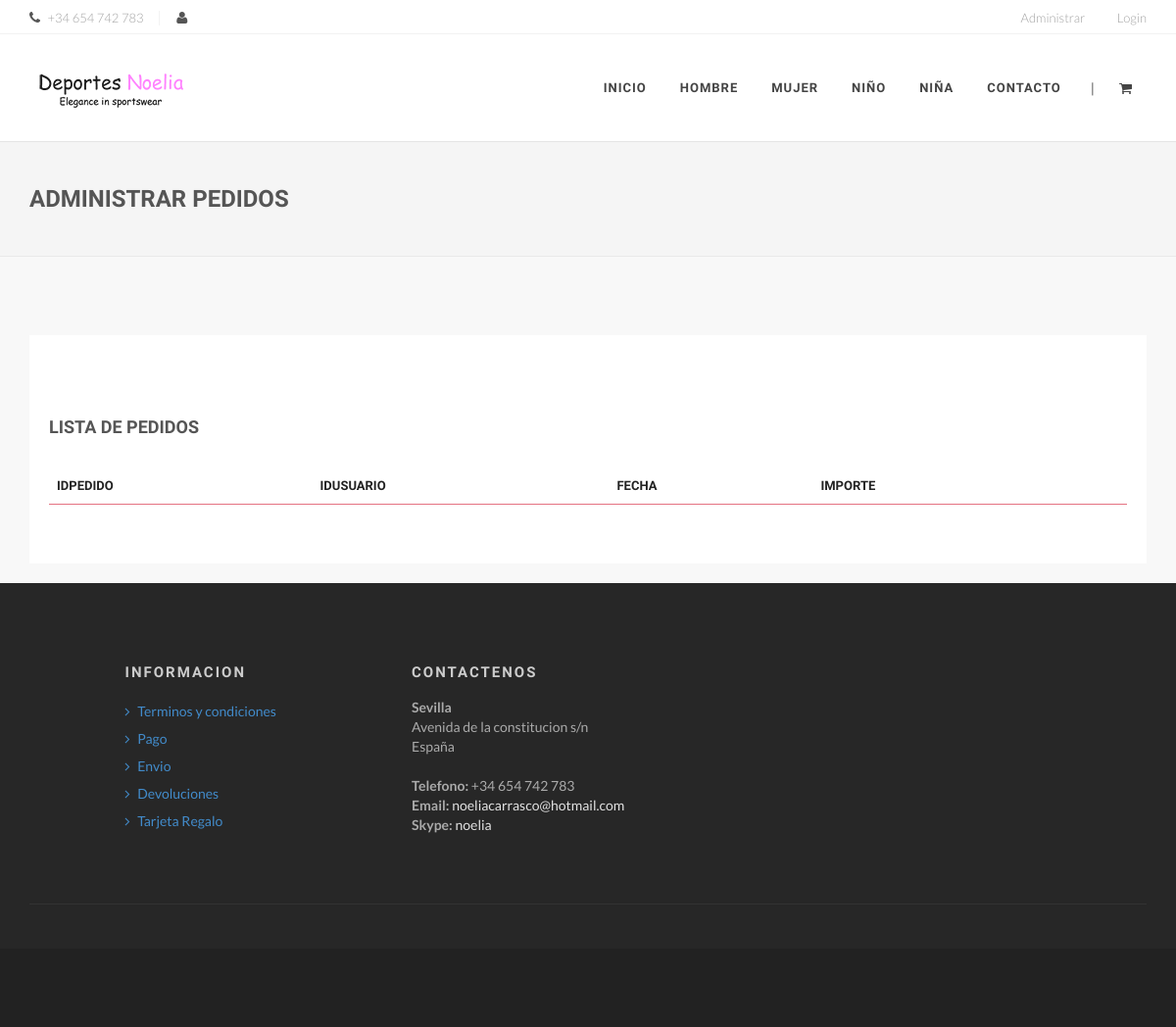
The page /administrarpedidos.php on the database as committed earlier.
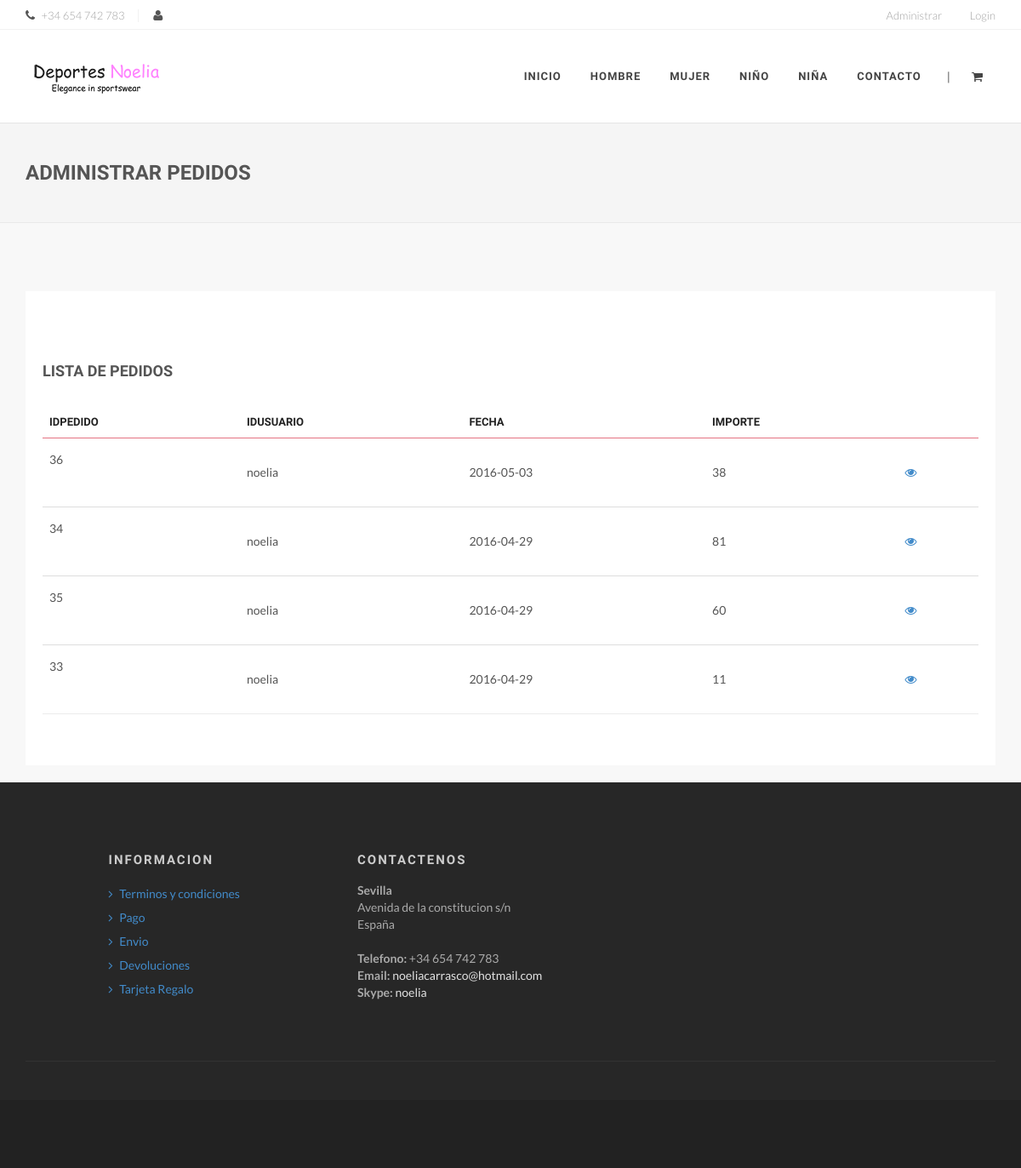
The same page on the database as committed later.
### tables this page shows
CREATE TABLE `pedidos` (
  `IDPEDIDO` int(11) NOT NULL,
  `FECHA_ALTA` date NOT NULL,
  `IDUSUARIO` int(11) NOT NULL
);

CREATE TABLE `usuarios` (
  `IDUSUARIO` int(11) NOT NULL,
  `NOMBRE` varchar(25) NOT NULL,
  `APELLIDO` varchar(25) NOT NULL,
  `ROL` int(11) NOT NULL,
  `TIPO` varchar(20) NOT NULL,
  `USUARIO` varchar(25) NOT NULL,
  `PASSWORD` varchar(90) NOT NULL
);

### administrarpedidos.php (the view, shortened to what this page needs)
<?PHP
include_once("./db_configuration.php");
    $connection = new mysqli($db_host, $db_user, $db_password, "deportes");
    $query = "SELECT P.IDPEDIDO AS Pedido, u.USUARIO AS Usuario, p.FECHA_ALTA AS Fecha, SUM(dp.CANTIDAD*dp.IMPORTE) AS Total FROM pedidos p,             detallespedido dp, usuarios u WHERE p.IDUSUARIO = u.IDUSUARIO AND dp.IDPEDIDO = p.IDPEDIDO GROUP BY p.IDPEDIDO ORDER BY u.USUARIO,                   p.FECHA_ALTA DESC;";
    $pedidos=$connection->query($query);
    $pedido=null;
    $lista_pedidos = [];
    do{
        if($pedido != null){
            array_push($lista_pedidos, $pedido);
        }
    }while($pedido=$pedidos->fetch_object());
?>
<!DOCTYPE html>
<html>
<head>
    <link rel="stylesheet" href="assets/css/bootstrap.css" type="text/css" />
    <link rel="stylesheet" href="assets/css/font-awesome.min.css" type="text/css" />
    <link rel="stylesheet" href="assets/css/animate.css" type="text/css" />
    <link rel="stylesheet" href="assets/js/vendor/flexslider/flexslider.css" type="text/css" />
    <link rel="stylesheet" href="assets/js/vendor/magnific/magnific-popup.css" type="text/css" />
    <link rel="stylesheet" href="assets/js/vendor/owl/assets/owl.carousel.css" type="text/css" />
    <link rel="stylesheet" href="assets/js/vendor/bootstrap-select/css/bootstrap-select.min.css" type="text/css" />
    <link rel="stylesheet" href="assets/js/vendor/range-slider/css/styles.css" type="text/css" />
    <link rel="stylesheet" href="assets/js/vendor/touchspin/jquery.bootstrap-touchspin.css" type="text/css" />
    <link rel="stylesheet" href="assets/js/vendor/starrr/starrr.css" type="text/css" />
    <link rel="stylesheet" type="text/css" href="assets/js/vendor/rs-plugin/css/settings.css" media="screen" />
    <link rel="stylesheet" href="assets/js/vendor/animsition/css/animsition.min.css">
    <link rel="stylesheet" href="assets/css/style.css" type="text/css" />
</head>
<body>
    <div id="wrapper" class="clearfix animsition">
       <nav id="add-navbar">
            <div class="container clearfix">
                 <ul class="pull-right">
					<li><a href="#">Administrar</a>
					</li>
					<?PHP
						if(!isset($_SESSION['IDUSUARIO'])){
					?>
                    <li><a href="login.php">Login</a></li>
					<?PHP
						}else{
					?>
                    <li><a href="disconnect.php">Logout</a></li>
					<?PHP
						}
					?>
                </ul>
                <ul class="divided">
                    <li><i class="fa fa-phone mr-5"></i> <span>+34 654 742 783</span></li>                    <li><i class="fa fa-user mr-5"></i> <span><?= $_SESSION['IDUSUARIO'] ?></span></li>
                </ul>
            </div>
        </nav>
        <header id="header" class="dark">
            <div id="header-wrap">
                <div class="container clearfix">
                    <div id="branding">
                        <a href="index.php" class="brand-normal"><img src="assets/images/logo-dark.png" alt="Minovate"></a>
                    </div>
					<nav id="main-navbar">
                       <ul>
                            <li><a href="index.php">Inicio</a></li>
                            <li><a href="#">Hombre</a>
                            </li>
                            <li><a href="#">Mujer</a>
                            </li>
                            <li><a href="#">Niño</a>
                            </li>
                            <li><a href="#">Niña</a>
                            </li>
                            <li><a href="contact.php">Contacto</a>
                            </li>
                        </ul>
                       <div id="shopping-cart">
                            <a href="#" id="shopping-cart-trigger"><i class="fa fa-shopping-cart"></i></a>
                        </div>
                        <div id="search-toggle"> <span class="divider">|</span></div>
                    </nav>
                </div>
            </div>
        </header>
         <section id="breadcrumbs" class="breadcrumbs">
            <div class="container clearfix">
                <h1>Administrar Pedidos</h1>
        </section>
        <section id="content">
            <div class="content-wrap">
                <div class="container clearfix">
                    <div class="row">
                        <div class="col-md-12">
                            <div class="checkout">
                                <div class="row">
                                    <div class="col-md-12">
                                        <h4 class="mt-40">LISTA DE PEDIDOS</h4>
										<div class="table-responsive">
											<table class="table myTable">
												<thead>
													<tr>
														<th>IDPEDIDO</th>
														<th>IDUSUARIO</th>
														<th>FECHA</th>
														<th>IMPORTE</th>
                                                        <th></th>
													</tr>
												</thead>
												<tbody>
												<?PHP
													foreach($lista_pedidos as $pedido){
												?>
													<tr>
														<td class="product">
															<?=$pedido->Pedido?>
														</td>
														<td class="product">
															<?=$pedido->Usuario?>
														</td>
														<td class="product">
															<?=$pedido->Fecha?>
														</td>
														<td class="product">
															<?=$pedido->Total?>
														</td>
														<td><a href="Administrardetallespedidos.php?i=<?=$pedido->Pedido?>"><i class="fa fa-eye text-primary"></i></a></td>
													</tr>
												<?PHP
                                                    }
												?>
												</tbody>
											</table>
										</div>
                                    </div>
                                </div>
                            </div>
                        </div>
                    </div>
                </div>
        <footer id="footer">
            <div class="footer-main">
                <div class="container">
                    <div class="row">
                        <div class="col-md-3 col-md-offset-1">
                            <div class="widget widget-menu mb-0">
                                <h4><strong>Informacion</strong></h4>
                                <ul class="list-unstyled">
                                    <li><a href="#"><i class="fa fa-angle-right"></i> Terminos y condiciones</a></li>
                                    <li><a href="#"><i class="fa fa-angle-right"></i> Pago</a></li>
                                    <li><a href="#"><i class="fa fa-angle-right"></i> Envio</a></li>
                                    <li><a href="#"><i class="fa fa-angle-right"></i> Devoluciones</a></li>
                                    <li><a href="#"><i class="fa fa-angle-right"></i> Tarjeta Regalo</a></li>
                                </ul>
                            </div>
                        </div>
                        <div class="col-md-4">
                            <div class="widget widget-contact mt-20-md">
                                <h4><strong>Contactenos</strong> </h4>
                                <address>
                                    <strong>Sevilla</strong><br>
                                    Avenida de la constitucion s/n<br>
                                    España<br/><br/>
                                    <strong>Telefono:</strong> +34 654 742 783<br>
                                    <strong>Email:</strong> <a href="noeliacarrasco@hotmail.com">noeliacarrasco@hotmail.com</a><br>
                                    <strong>Skype:</strong> <a href="#">noelia</a>
                                </address>
                            </div>
                        </div>
                    </div>
                    <div class="line"></div>
                </div>
            </div>
            <div class="footer-bottom">
            </div>
        </footer>
    </div>
</body>
</html>

Rows that differ between the two databases and show on the page:
added pedidos: IDPEDIDO "36", IDUSUARIO.USUARIO "noelia", FECHA_ALTA "2016-05-03", Total "38"
added pedidos: IDPEDIDO "34", IDUSUARIO.USUARIO "noelia", FECHA_ALTA "2016-04-29", Total "81"
added pedidos: IDPEDIDO "35", IDUSUARIO.USUARIO "noelia", FECHA_ALTA "2016-04-29", Total "60"
added pedidos: IDPEDIDO "33", IDUSUARIO.USUARIO "noelia", FECHA_ALTA "2016-04-29", Total "11"
